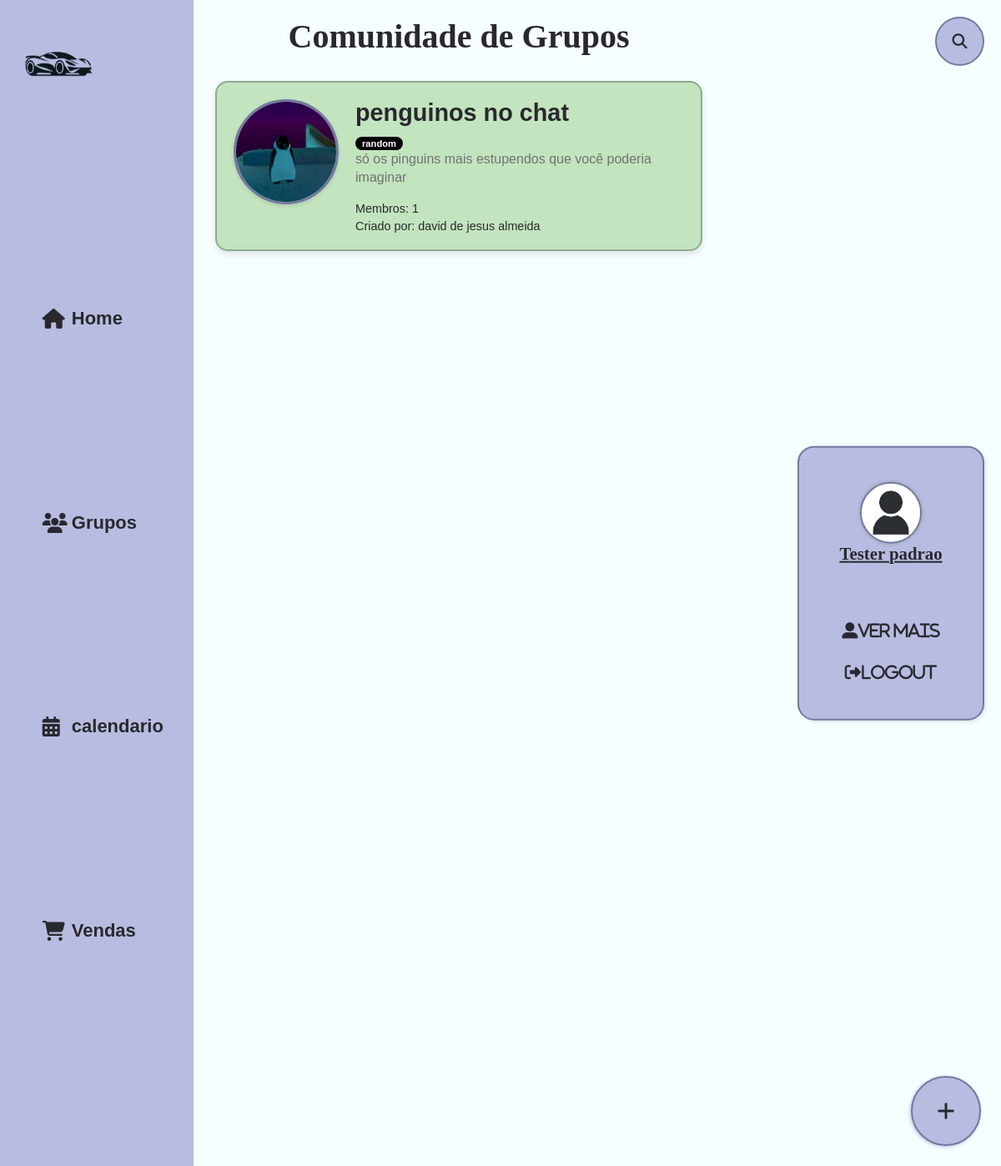
/pag_grupo.php (signed in), run on an earlier commit of the app's database.
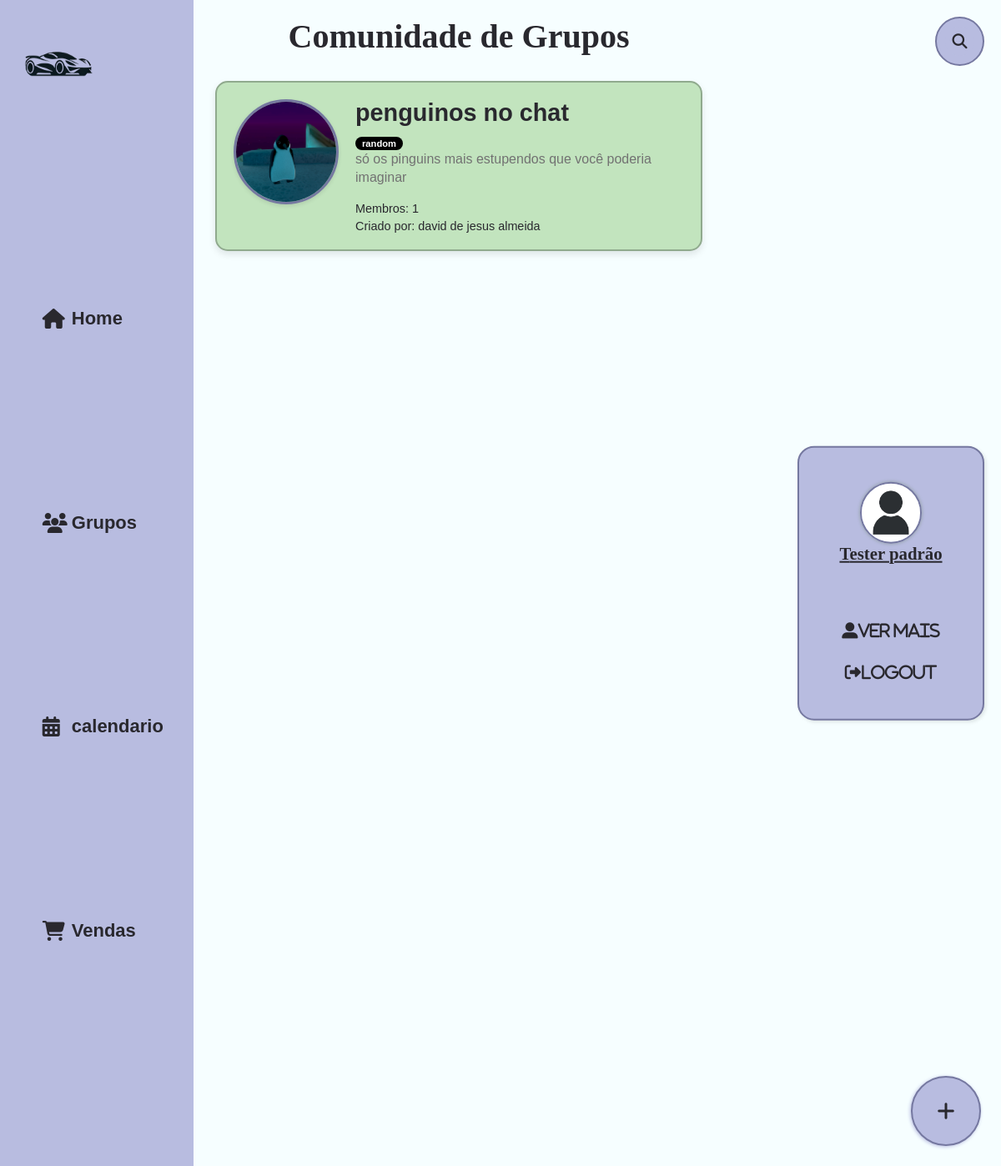
And on a later commit of the database.
### tables this page shows
CREATE TABLE `tb_user` (
  `id_user` int(11) NOT NULL,
  `nome_user` varchar(50) NOT NULL,
  `sobrenome_user` varchar(50) DEFAULT NULL,
  `bio_user` varchar(250) NOT NULL,
  `img_user` varchar(36) DEFAULT NULL,
  `data_nasc_user` date DEFAULT NULL,
  `telefone_user` varchar(15) DEFAULT NULL,
  `cpf_user` varchar(14) DEFAULT NULL,
  `email_user` varchar(100) NOT NULL,
  `senha_user` varchar(60) NOT NULL
);

### includes/funcoes.php (called while the page is built, shortened)
<?php
class MeetCarFunctions {
    private $pdo;
    public function __construct() {
        $this->conn = new mysqli('localhost', 'root', '', 'db_meetcar');
        try {
            $this->pdo = new PDO('mysql:host=localhost;dbname=db_meetcar;charset=utf8mb4', 'root', '');
            $this->pdo->setAttribute(PDO::ATTR_ERRMODE, PDO::ERRMODE_EXCEPTION);
        } catch (PDOException $e) {
            die("PDO Connection failed: " . $e->getMessage());
        }
    }
    public function buscarGrupos($userId = null) {
        $sql = "SELECT g.id_grupo, g.data_criacao, g.img_grupo, g.nome_grupo, g.descricao_grupo,
                    u.nome_user, u.sobrenome_user, u.img_user,
                    tg.nome_temas, tg.cor_fundo, tg.cor_letras,
                    (SELECT COUNT(*) FROM user_grupo WHERE fk_id_grupo = g.id_grupo) as membros_count,
                    (SELECT EXISTS(SELECT 1 FROM user_grupo WHERE fk_id_grupo = g.id_grupo AND fk_id_user = ?)) as user_participando
                FROM tb_grupo g
                JOIN tb_user u ON g.fk_id_user = u.id_user
                JOIN grupo_tegru gt ON g.id_grupo = gt.fk_id_grupo
                JOIN temas_grupo tg ON gt.fk_id_temas_grupo = tg.id_temas_grupo
                ORDER BY g.nome_grupo ASC";
        try {
            $stmt = $this->pdo->prepare($sql);
            $stmt->execute([$userId]);
            return $stmt->fetchAll(PDO::FETCH_ASSOC);
        } catch (PDOException $e) {
            error_log("Erro ao buscar grupos: " . $e->getMessage());
            return [];
        }
    }
    public function buscarUserPorId($userId) {
        $sql = "SELECT * FROM tb_user WHERE id_user = ?";
        try {
            $stmt = $this->pdo->prepare($sql);
            $stmt->execute([$userId]);
            return $stmt->fetch(PDO::FETCH_ASSOC);
        } catch (PDOException $e) {
            error_log("Erro ao buscar dados do usuário: " . $e->getMessage());
            return null;
        }
    }
}
?>

### includes/grupos.php (the view, shortened to what this page needs)
<a href="./grupo.php?id=<?= $grupo['id_grupo'] ?>">
    <div class="grupo">
        <div class="g-fotinha">
            <?php if (!empty($grupo['img_grupo'])) { ?>
                <img src="assets/images/groups/<?php echo htmlspecialchars($grupo['img_grupo']); ?>" alt="Imagem do Grupo">
            <?php } ?>
        </div>
        <div class="g-info">
            <div class="g-nome"><?php echo htmlspecialchars($grupo['nome_grupo']); ?></div>
            <?php if (!empty($grupo['nome_temas'])) { ?>
                <span class="p-tag" style="background-color: <?php echo htmlspecialchars($grupo['cor_fundo']); ?>; color: <?php echo ($grupo['cor_letras'] == 1) ? '#FFFFFF' : '#000000';  ?>">
                    <?php echo htmlspecialchars($grupo['nome_temas']); ?>
                </span>
            <?php } ?>
            <div class="g-desc">
                <?php
                    $descricao = htmlspecialchars($grupo['descricao_grupo']);
                if (strlen($descricao) > 150) {
                    echo substr($descricao, 0, 150) . '...';
                } else {
                    echo $descricao;
                }
                ?>
            </div>
            <div class="g-letrinhas">
                Membros: <?php echo $grupo['membros_count']; ?>
            </div>
            <div class="g-letrinhas">
                Criado por: <?php echo htmlspecialchars($grupo['nome_user'] . ' ' . $grupo['sobrenome_user']); ?>
            </div>
        </div>
    </div>
</a>

### includes/user_box.php (shortened to what this page needs)
<?php
$meetcar = new MeetCarFunctions();
$userId = $_SESSION['user_id'] ?? null;
$user = $meetcar->buscarUserPorId($userId);
?>
<div class="user-box" data-id="<?= $user['id_user'] ?>">
    <div class="box-topo">
        <img src="assets/images/users/<?php echo ($user['img_user']); ?>" alt="imagem do user logado">
        <label><?php echo htmlspecialchars($user['nome_user']) . ' ' . htmlspecialchars($user['sobrenome_user']); ?></label>
    </div>
    <div class="box-inferior">
        <a href="user.php?id=<?= $user['id_user'] ?>"><i class="fas fa-user-alt">ver mais</i></a>
        <a href="banco/logout.php"><i class="fas fa-sign-out-alt">Logout</i></a>
    </div>
</div>

What changed in the data, as far as the page shows it:
changed tb_user "tester": sobrenome_user "padrao" → "padrão"
